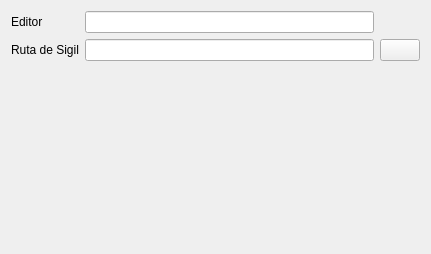
<?xml version="1.0" encoding="UTF-8"?>
<ui version="4.0">
 <class>GeneralPreferences</class>
 <widget class="QWidget" name="GeneralPreferences">
  <property name="geometry">
   <rect>
    <x>0</x>
    <y>0</y>
    <width>431</width>
    <height>254</height>
   </rect>
  </property>
  <property name="windowTitle">
   <string>Form</string>
  </property>
  <layout class="QGridLayout" name="gridLayout">
   <item row="1" column="1">
    <widget class="QLineEdit" name="sigilPathInput"/>
   </item>
   <item row="1" column="2">
    <widget class="QPushButton" name="changeSigilPathButton">
     <property name="text">
      <string/>
     </property>
     <property name="icon">
      <iconset resource="../resources/images/images.qrc">
       <normaloff>:/search_16x16.png</normaloff>:/search_16x16.png</iconset>
     </property>
    </widget>
   </item>
   <item row="0" column="0">
    <widget class="QLabel" name="label_9">
     <property name="text">
      <string>Editor</string>
     </property>
    </widget>
   </item>
   <item row="0" column="1">
    <widget class="QLineEdit" name="editorInput"/>
   </item>
   <item row="1" column="0">
    <widget class="QLabel" name="label_10">
     <property name="text">
      <string>Ruta de Sigil</string>
     </property>
    </widget>
   </item>
   <item row="2" column="1">
    <spacer name="verticalSpacer">
     <property name="orientation">
      <enum>Qt::Vertical</enum>
     </property>
     <property name="sizeHint" stdset="0">
      <size>
       <width>20</width>
       <height>40</height>
      </size>
     </property>
    </spacer>
   </item>
  </layout>
 </widget>
 <tabstops>
  <tabstop>editorInput</tabstop>
  <tabstop>sigilPathInput</tabstop>
  <tabstop>changeSigilPathButton</tabstop>
 </tabstops>
 <resources>
  <include location="../resources/images/images.qrc"/>
 </resources>
 <connections/>
</ui>
